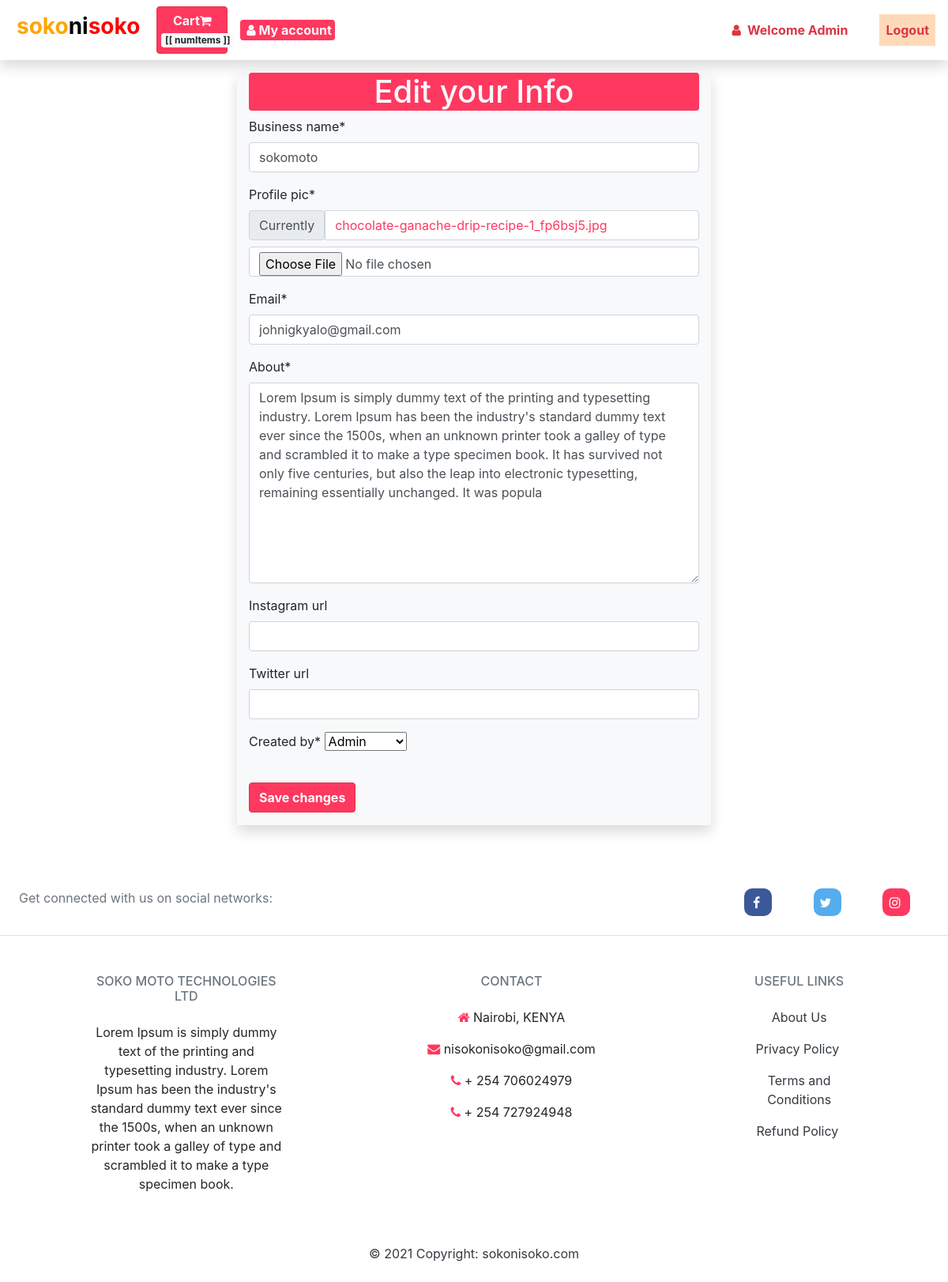
Screenshot of /vendors/edit-vendor/ (signed in) with the database file from the repository.
### apps/vendor/models.py (models this page shows, shortened)
class Vendor(models.Model):
    business_name = models.CharField(max_length=255)
    profile_pic = models.ImageField(default='/uploads/star.jpg')
    about = models.TextField(max_length=380)
    instagram_url = models.URLField(null=True, blank=True)
    twitter_url = models.URLField(null=True, blank=True)
    facebook_url = models.URLField(null=True, blank=True)
    created_at = models.DateTimeField(auto_now_add=True)
    created_by = models.OneToOneField(User, related_name='vendor', on_delete=models.CASCADE)
    email = models.EmailField()
    class Meta:
        ordering = ['business_name']

### apps/vendor/views.py (the view)
# urls.py: path('edit-vendor/', views.edit_vendor, name='edit_vendor'),
@login_required
def edit_vendor(request):
    if request.method == 'POST':
        form = VendorForm(request.POST,
                                    request.FILES,
                                    instance=request.user.vendor)
        if form.is_valid():
            form.save()
            return redirect('vendor_admin')
    else:
        form = VendorForm(instance=request.user.vendor)
    context = {
        'form': form,
    }
    return render(request, 'vendor/edit_vendor.html', context)

### apps/vendor/forms.py
class VendorForm(ModelForm):
    class Meta:
        model = Vendor
        fields = ['business_name', 'profile_pic', 'email', 'about', 'instagram_url', 'twitter_url', 'created_by']

### apps/cart/cart.py (called while the page is built)
    def __iter__(self):
        product_ids = self.cart.keys()
        product_clean_ids = []
        for p in product_ids:
            product_clean_ids.append(p)
            self.cart[str(p)]['product'] = Product.objects.get(pk=p)
        for item in self.cart.values():
            item['total_price'] = float(item['price']) * int(item['quantity'])
            yield item

    def get_total_length(self):
        return sum(int(item['quantity']) for item in self.cart.values())

    def get_total_cost(self):
        return sum(float(item['total_price']) for item in self)

### apps/cart/context_processors.py (called while the page is built)
def cart(request):
    return {'cart': Cart(request)}

### apps/product/context_processors.py (called while the page is built)
def menu_categories(request):
    categories = Category.objects.all()
    return {'menu_categories': categories}

### apps/vendor/templates/vendor/edit_vendor.html (shortened to what this page needs)
{% extends 'core/base.html' %}
{% load crispy_forms_tags %}
{% block content %}
<div class="container shadow bg-light col-md-6 my-3">
    <h1 class="col-md-12 bg-dangerr rounded text-light text-center">Edit your Info</h1>
    <form method="POST" action="." enctype="multipart/form-data">
        <fieldset class="form-group">
            {{ form|crispy }}
        </fieldset>
        <div class="form-group">
            <button class="btn btn-danger mb-3 font-weight-bold" type="submit">Save changes</button>
        </div>
    </form>
</div>
{% endblock %}

### apps/core/templates/core/base.html (shortened to what this page needs)
{% load static %}
{% load crispy_forms_tags %}
{% load flatpages %}
<!DOCTYPE html>
<html lang="en">
  <head>
    <link rel="stylesheet" href="https://stackpath.bootstrapcdn.com/bootstrap/4.4.1/css/bootstrap.min.css">
    <link rel="stylesheet" type="text/css" href="{% static 'styles/main.css' %}">
    <link rel="stylesheet" href="https://cdnjs.cloudflare.com/ajax/libs/font-awesome/4.7.0/css/font-awesome.min.css">
    <link rel="stylesheet" href="//cdnjs.cloudflare.com/ajax/libs/highlight.js/10.1.1/styles/default.min.css">
  </head>
  <body>
  <header>
  	<nav class="navbar navbar-expand-lg shadow fixed-top" id="navbarapp">
	  		<div class="navbar-brand">
	  			<div class="heading">
	  				<h3 class="font-weight-bold"><a href="/"><font color="orange">soko</font>ni<font color="red">soko</font></a></h3>
	  			</div>
	  		</div>
        <a class="nav-item nav-link btn btn-danger font-weight-bold text-light cart" href="{% url 'cart' %}">Cart<i class="fa fa-shopping-cart text-light"></i>
          <span class="badge badge-light">[[ numItems ]]</span>
        </a>
	      <div class="collapse navbar-collapse" id="navbarToggle">
            <div class="navbar-nav mr-auto">
              {% if request.user.is_authenticated %}
                {% for group in user.groups.all %}
                {% if group.name == 'vendors' %}
                <a class="nav-item nav-link badge badge-danger text-light font-weight-bold account ml-3" href="{% url 'vendor_admin' %}">
                  <i class="fa fa-user text-light"></i>
                  My account</a>
                {%endif%}
                {%endfor%}
              {% endif %}
            </div>
            <div class="navbar-nav font-weight-bold">
              {% if user.is_authenticated %}
                <a class="nav-item nav-link mx-3 text-danger"> <i class="fa fa-user text-danger mr-2"></i>Welcome {{ user.username }} </a>
                <a class="nav-item nav-link ml-3 bg-warning-light text-danger" href="{% url 'logout' %}">Logout</a>
                {%else%}
                <a class="nav-item nav-link ml-3 btn btn-danger text-light font-weight-bold" href="{% url 'login' %}">Login<i class="fa fa-sign-in ml-2 text-light" aria-hidden="true"></i></a>
                <a class="nav-item nav-link ml-3 btn btn-warning text-light font-weight-bold" href="{% url 'register' %}">SignUp</a>
              {% endif %}
            </div>
	      </div>
	  </nav>
	</header>
          {% block content %}
          {% endblock %}
<footer class="text-center text-lg-start text-muted pt-2">
  <section
    class="d-flex justify-content-center justify-content-lg-between p-4 border-bottom"
  >
    <div class="me-5 d-none d-lg-block">
      <span>Get connected with us on social networks:</span>
    </div>
    <div>
      <a href="" class="mx-4 text-reset">
        <i class="fa fa-facebook">&nbsp</i>
      </a>
      <a href="" class="mx-4 text-reset">
        <i class="fa fa-twitter">&nbsp</i>
      </a>
      <a href="" class="mx-4 text-reset">
        <i class="fa fa-instagram">&nbsp</i>
      </a>
    </div>
  </section>
  <section class="">
    <div class="container text-center text-md-start mt-5">
      <div class="row mt-3">
        <div class="col-md-3 col-lg-4 col-xl-3 mx-auto mb-4">
          <h6 class="text-uppercase fw-bold mb-4">
            soko moto technologies ltd
          </h6>
          <p>
            Lorem Ipsum is simply dummy text of the printing and typesetting industry.
            Lorem Ipsum has been the industry's standard dummy text ever since the 1500s, when an unknown printer took a galley of type and scrambled it to make a type specimen book.
          </p>
        </div>
        <div class="col-md-4 col-lg-3 col-xl-3 mx-auto mb-md-0 mb-4">
          <h6 class="text-uppercase fw-bold mb-4">
            Contact
          </h6>
          <p><i class="fa fa-home me-3"></i> Nairobi, KENYA</p>
          <p>
            <i class="fa fa-envelope me-3"></i>
            nisokonisoko@gmail.com
          </p>
          <p><i class="fa fa-phone me-3"></i> + 254 706024979</p>
          <p><i class="fa fa-phone me-3"></i> + 254 727924948</p>
        </div>
        <div class="col-md-3 fw-bold col-lg-2 col-xl-2 mx-auto mb-4">
          <h6 class="text-uppercase mb-4">
            Useful links
          </h6>
          <p>
            <a class="text-dark" href="/pages/about/">About Us</a>
          </p>
          <p>
            <a class="text-dark" href="/pages/policy"> &nbsp;Privacy Policy &nbsp; </a>
          </p>
          <p>
            <a class="text-dark" href="/pages/termsandconditions/">Terms and Conditions</a>
          </p>
          <p>
            <a class="text-dark" href="/pages/refund/"> &nbsp;Refund Policy &nbsp; </a>
          </p>
        </div>
      </div>
    </div>
  </section>
  <div class="text-center text-dark bg-custom p-4">
    © 2021 Copyright:
    <a class="text-reset fw-bold" href="https://sokonisoko.com/">sokonisoko.com</a>
  </div>
</footer>
  </body>
</html>

### versone/static/styles/main.css (style rules this page uses)
body { background-color: #ffffff; }
.shadow { box-shadow: 0px 0px 10px -2px rgba(0,0,0,0.75); }
a { color: #ff3860 }
p { color: #282424; font-size: medium; }
.text-danger { color: #ff3860; }
.navbar { background-color: #fff; border-right: 5px; height: auto; color: #000000; }
.navbar a { color: #000; }
.fa { color: #ff3860; }
.btn-danger { background-color: #ff3860; }
.bg-warning-light { background-color: peachpuff; }
.badge-danger { background-color: #ff3860; font-size: medium; }
.bg-dangerr { background-color: #ff3860; }
.heading h3 { text-align: center; padding-inline-start: 5px; padding-inline-end: 5px; }
.heading a { text-decoration: none; }
.heading { border-radius: 5px; }
.account { padding: 5px; width: 120px; font-size: medium; }
.cart { padding: 5px; width: 90px; font-size: medium; }
.fa-facebook { background: #3B5998; color: white; border-radius: 10px; width: 35px; height: 35px; padding-top: 10px; }
.fa-instagram { background: #ff3860; color: white; border-radius: 10px; width: 35px; height: 35px; padding-top: 10px; }
.fa-twitter { background: #55ACEE; color: white; border-radius: 10px; width: 35px; height: 35px; padding-top: 10px; }

### rows the page displays
Vendor: business_name "sokomoto", email "johnigkyalo@gmail.com", about "Lorem Ipsum is simply dummy text of the printing and typesetting industry. Lorem Ipsum has been the industry's standard dummy text ever since the 1500s, when an unknown printer took a galley of type and scrambled it to make a type specimen book. It has survived not only five centuries, but also the leap into electronic typesetting, remaining essentially unchanged. It was popula", created_by "Admin"

### other values shown
{{ user.username }} "Admin"
